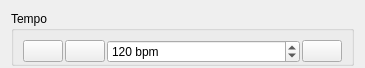
<?xml version="1.0" encoding="UTF-8"?>
<ui version="4.0">
 <class>TempoWidget</class>
 <widget class="QWidget" name="TempoWidget">
  <property name="geometry">
   <rect>
    <x>0</x>
    <y>0</y>
    <width>365</width>
    <height>67</height>
   </rect>
  </property>
  <property name="windowTitle">
   <string>Form</string>
  </property>
  <layout class="QHBoxLayout" name="horizontalLayout_2">
   <property name="bottomMargin">
    <number>2</number>
   </property>
   <item>
    <widget class="QGroupBox" name="tempoGroup">
     <property name="title">
      <string>Tempo</string>
     </property>
     <property name="flat">
      <bool>true</bool>
     </property>
     <layout class="QHBoxLayout" name="horizontalLayout">
      <property name="spacing">
       <number>2</number>
      </property>
      <property name="bottomMargin">
       <number>0</number>
      </property>
      <item>
       <widget class="QPushButton" name="stepButton">
        <property name="text">
         <string/>
        </property>
        <property name="icon">
         <iconset resource="Resources/Resources.qrc">
          <normaloff>:/Step.svg</normaloff>:/Step.svg</iconset>
        </property>
       </widget>
      </item>
      <item>
       <widget class="QPushButton" name="playPauseButton">
        <property name="text">
         <string/>
        </property>
        <property name="icon">
         <iconset resource="Resources/Resources.qrc">
          <normaloff>:/Play.svg</normaloff>:/Play.svg</iconset>
        </property>
       </widget>
      </item>
      <item>
       <widget class="QSpinBox" name="bpmSpin">
        <property name="sizePolicy">
         <sizepolicy hsizetype="MinimumExpanding" vsizetype="Fixed">
          <horstretch>0</horstretch>
          <verstretch>0</verstretch>
         </sizepolicy>
        </property>
        <property name="suffix">
         <string> bpm</string>
        </property>
        <property name="minimum">
         <number>30</number>
        </property>
        <property name="maximum">
         <number>250</number>
        </property>
        <property name="value">
         <number>120</number>
        </property>
       </widget>
      </item>
      <item>
       <widget class="QPushButton" name="resetButton">
        <property name="text">
         <string/>
        </property>
        <property name="icon">
         <iconset resource="Resources/Resources.qrc">
          <normaloff>:/Reset.svg</normaloff>:/Reset.svg</iconset>
        </property>
       </widget>
      </item>
     </layout>
    </widget>
   </item>
  </layout>
 </widget>
 <resources>
  <include location="Resources/Resources.qrc"/>
 </resources>
 <connections/>
</ui>
